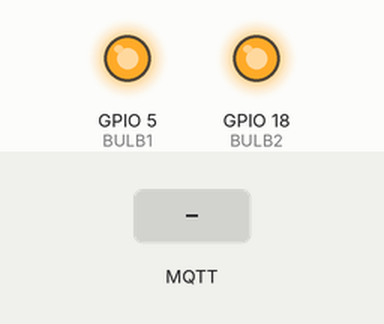
A sketch run on a simulated ESP32. On the bench: output pins drawn as LEDs (lit = HIGH). The inputs (shaded band) are chosen by the test bench. WiFi joins after 1.5 s; servers stay silent unless stated; no MQTT or app messages arrive unless stated; what the sketch prints to the serial monitor is not drawn.

Above: at 2.7 s.
2.8 s: MQTT message "ON" arrives on the first subscribed topic
At 3.1 s:
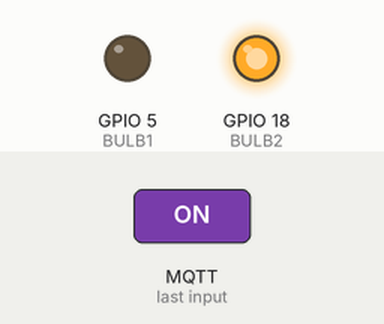
4.3 s: MQTT message "ON" arrives on the second subscribed topic
At 5.4 s:
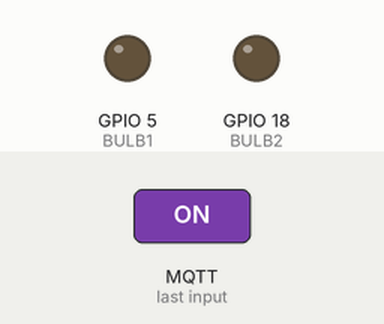
5.8 s: MQTT message "OFF" arrives on the first subscribed topic
At 6.5 s:
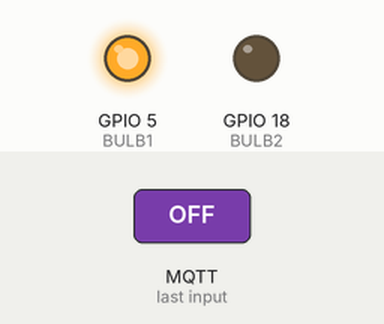
7.3 s: MQTT message "OFF" arrives on the second subscribed topic
At 7.7 s:
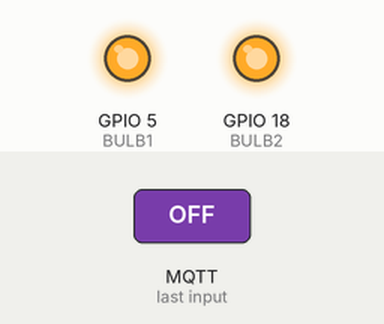
Timing chart, 0 to 9.8 s (numbered marks = the images above; inputs shaded):
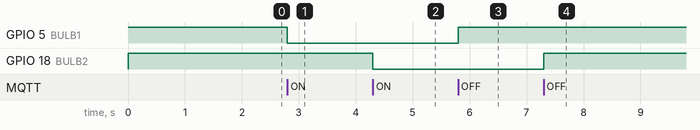

Measured:
- after the input at 2.8 s, GPIO 5 (BULB1): HIGH → LOW at once
- after the input at 4.3 s, GPIO 18 (BULB2): HIGH → LOW at once
- after the input at 5.8 s, GPIO 5 (BULB1): LOW → HIGH at once
- after the input at 7.3 s, GPIO 18 (BULB2): LOW → HIGH at once

The sketch:

esp32_mqtt_2bulb.ino
```cpp
#include <WiFi.h>
#include <PubSubClient.h>

// ----------- WiFi Credentials -----------
const char* ssid = "__";
const char* password = "9___4";

// ----------- MQTT Broker -----------
const char* mqtt_server = "broker.emqx.io";

WiFiClient espClient;
PubSubClient client(espClient);

// Relay pins (Bulbs)
#define BULB1  5   // Relay 1
#define BULB2  18  // Relay 2

// MQTT callback
void callback(char* topic, byte* message, unsigned int length) {
  Serial.print("Message arrived on topic: ");
  Serial.println(topic);

  String msg = "";
  for (int i = 0; i < length; i++) {
    msg += (char)message[i];
  }

  Serial.print("Message: ");
  Serial.println(msg);

  // ----- Bulb 1 Control -----
  if (String(topic) == "home/bulb1") {
    if (msg == "ON") {
      digitalWrite(BULB1, LOW);   // Active LOW Relay
    }
    else if (msg == "OFF") {
      digitalWrite(BULB1, HIGH);
    }
  }

  // ----- Bulb 2 Control -----
  if (String(topic) == "home/bulb2") {
    if (msg == "ON") {
      digitalWrite(BULB2, LOW);   // Active LOW Relay
    }
    else if (msg == "OFF") {
      digitalWrite(BULB2, HIGH);
    }
  }
}

void setup_wifi() {
  delay(10);
  Serial.println();
  Serial.print("Connecting to ");
  Serial.println(ssid);

  WiFi.begin(ssid, password);

  while (WiFi.status() != WL_CONNECTED) {
    delay(500);
    Serial.print(".");
  }

  Serial.println("\nWiFi connected");
  Serial.print("IP address: ");
  Serial.println(WiFi.localIP());
}

void reconnect() {
  while (!client.connected()) {
    Serial.print("Attempting MQTT connection...");

    if (client.connect("ESP32_Client")) {
      Serial.println("connected");

      // Subscribe to both bulb topics
      client.subscribe("home/bulb1");
      client.subscribe("home/bulb2");

    } else {
      Serial.print("Failed. Error: ");
      Serial.print(client.state());
      delay(2000);
    }
  }
}

void setup() {
  Serial.begin(115200);

  pinMode(BULB1, OUTPUT);
  pinMode(BULB2, OUTPUT);

  // Set OFF initially (active LOW relay)
  digitalWrite(BULB1, HIGH);
  digitalWrite(BULB2, HIGH);

  setup_wifi();
  client.setServer(mqtt_server, 1883);
  client.setCallback(callback);
}

void loop() {
  if (!client.connected()) {
    reconnect();
  }
  client.loop();
}
```
